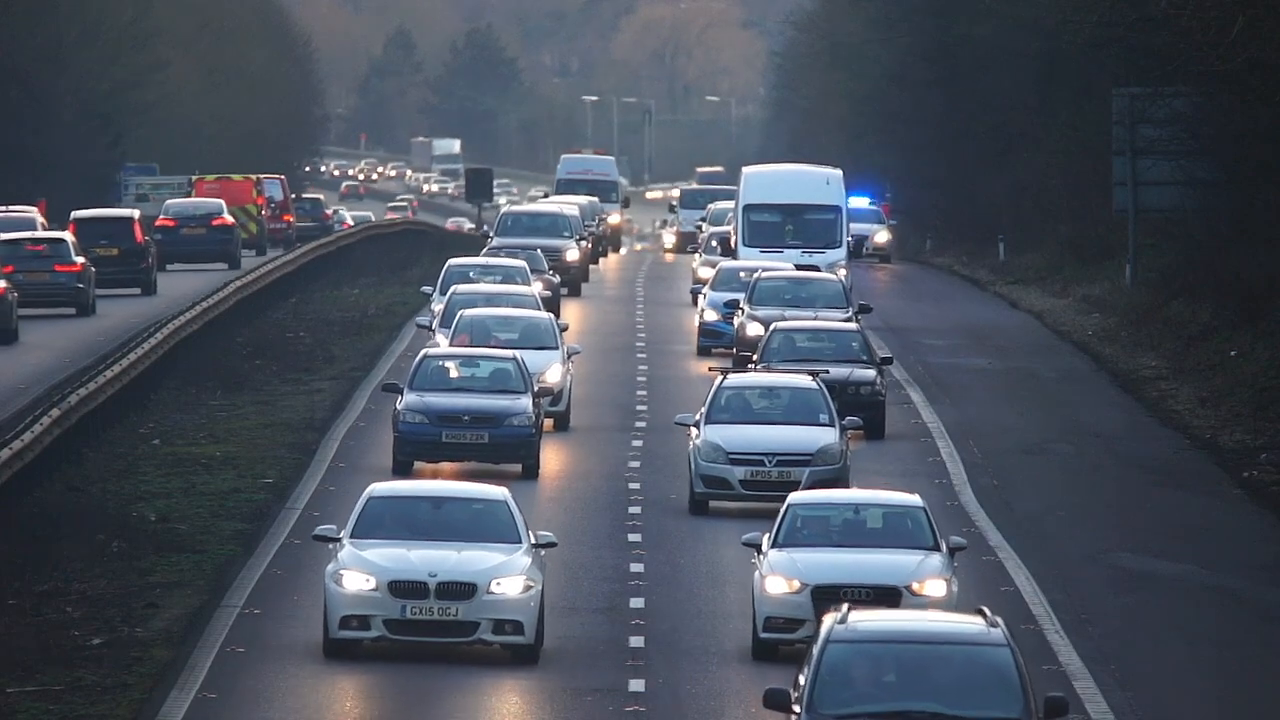
#> input picture frame 13 of data/number_plates.mp4, 1280 x 720 px, given in place of highway.mp4, which was not available
$ jupyter execute tracking.ipynb
#> lines starting #> are read from the running program, lines starting #| are printed output that depends on the picture; after the words box and inside, x2 and y2 are one past the last pixel; in counts of white or black regions, pixels touching at a corner belong together; pictures that were not available may be replaced by others from this repository, and a replacement may not be noted
[cell 1]
import math
import numpy as np
import cv2

[cell 2]
def custom_top_hat_filter(image, kernel_size):
    if len(image.shape) == 3:
        gray_image = cv2.cvtColor(image, cv2.COLOR_BGR2GRAY)
    else:
        gray_image = image

    kernel = np.ones(kernel_size, np.uint8)
    eroded = cv2.erode(gray_image, kernel, iterations=1)
    top_hat = gray_image - eroded

    return top_hat

[cell 3]
def calculate_center(rect):
    x, y, w, h = rect  # Lấy thông số x, y, chiều rộng (w), và chiều cao (h) từ hình chữ nhật

    cx = (x + w) // 2  # Tính tâm theo trục x bằng cách lấy giữa của x và x + w
    cy = (y + h) // 2  # Tính tâm theo trục y bằng cách lấy giữa của y và y + h

    return cx, cy  # Trả về tọa độ tâm (cx, cy) của hình chữ nhật

[cell 4]
def update(objects_rect, center_points, id_count):
    objects_bbs_ids = []  # Danh sách để lưu trữ hình chữ nhật và ID của các đối tượng đã được theo dõi
    new_center_points = {}  # Tạo từ điển mới để lưu trữ tâm của các đối tượng

    # Duyệt qua danh sách các hình chữ nhật đầu vào
    for rect in objects_rect:
        # Tính toán tâm của hình chữ nhật
        cx, cy = calculate_center(rect)

        same_object_detected = False

        # Duyệt qua các đối tượng đã được theo dõi
        for id, pt in center_points.items():
            # Tính khoảng cách Euclidean giữa tâm của hình chữ nhật mới và tâm của đối tượng đã được theo dõi
            dist = math.hypot(cx - pt[0], cy - pt[1])

            # Kiểm tra xem hình chữ nhật có gần với một đối tượng đã được theo dõi hay không
            if dist < 25:
                center_points[id] = (cx, cy)  # Cập nhật tâm của đối tượng đã được theo dõi
                objects_bbs_ids.append([rect[0], rect[1], rect[2], rect[3], id])  # Lưu hình chữ nhật và ID của đối tượng
                same_object_detected = True
                break

        # Nếu hình chữ nhật không gần với bất kỳ đối tượng nào đã được theo dõi, gán một ID mới
        if not same_object_detected:
            center_points[id_count] = (cx, cy)  # Lưu tâm của đối tượng mới
            objects_bbs_ids.append([rect[0], rect[1], rect[2], rect[3], id_count])  # Lưu hình chữ nhật và ID mới
            id_count += 1

    # Loại bỏ các đối tượng không còn được theo dõi khỏi danh sách tâm
    for obj_bb_id in objects_bbs_ids:
        _, _, _, _, object_id = obj_bb_id
        center = center_points[object_id]
        new_center_points[object_id] = center

    # Cập nhật danh sách tâm với các ID không còn được sử dụng
    center_points = new_center_points.copy()

    return objects_bbs_ids, center_points, id_count

[cell 5]
import cv2

# Mở video từ tệp "highway.mp4"
cap = cv2.VideoCapture("highway.mp4")

# Khởi tạo bộ phát hiện đối tượng từ camera ổn định
object_detector = cv2.createBackgroundSubtractorMOG2(history=100, varThreshold=40, detectShadows=False)

# Khởi tạo danh sách để lưu trữ tâm của các đối tượng đã được theo dõi và biến đếm ID
center_points = {}
id_count = 0

# Bắt đầu vòng lặp chạy qua video
while True:
    # Đọc frame từ video
    ret, frame = cap.read()
#> frame is the input picture: shape (720, 1280, 3); mean B, G, R 94.8, 81.9, 74.5
    if not ret:
        break  # Thoát khỏi vòng lặp nếu hết video

    # Lấy kích thước của frame
    height, width, _ = frame.shape
#> height = 720; width = 1280

    # Cắt ra vùng quan tâm (Region of Interest - ROI) chọn vùng để xét
    roi = frame[340: 720, 500: 800]
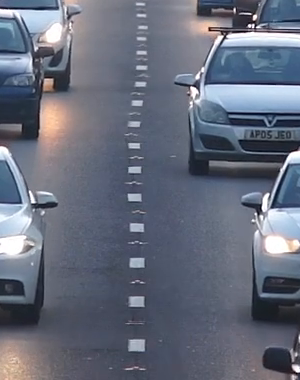
#> roi: shape (380, 300, 3); mean B, G, R 123.2, 107.8, 101.9

    # Bước 1: Phát hiện đối tượng
    mask = object_detector.apply(roi)
#> mask: shape (380, 300); every value is 255
    _, mask = cv2.threshold(mask, 254, 255, cv2.THRESH_BINARY)
    contours, _ = cv2.findContours(mask, cv2.RETR_TREE, cv2.CHAIN_APPROX_SIMPLE)
#> contours = [[[0, 0], [0, 379], [299, 379], [299, 0]]]
    detections = []
    for cnt in contours:
        # Tính diện tích và loại bỏ các thành phần nhỏ
        area = cv2.contourArea(cnt)
        if area > 100:
            x, y, w, h = cv2.boundingRect(cnt)
            detections.append([x, y, w, h])
#> this loop made 1 pass
#> (cnt, area, x, y, w, h) on pass 1: ([[0, 0], [0, 379], [299, 379], [299, 0]], 113321, 0, 0, 300, 380)
#> after the loop, detections = [[0, 0, 300, 380]]

    # Bước 2: Theo dõi đối tượng
    boxes_ids, center_points, id_count = update(detections, center_points, id_count)
#> the loop in update, `for rect in objects_rect:` made 1 pass
#> (x in calculate_center, y in calculate_center, w in calculate_center, h in calculate_center, cx, cy, id_count) on pass 1: (0, 0, 300, 380, 150, 190, 1)
#> after the loop in update, `for rect in objects_rect:`: center_points = {0: (150, 190)}; id_count = 1; objects_bbs_ids = [[0, 0, 300, 380, 0]]
#> the loop in update, `for obj_bb_id in objects_bbs_ids:` made 1 pass
#> (obj_bb_id, object_id, center) on pass 1: ([0, 0, 300, 380, 0], 0, (150, 190))
#> after the loop in update, `for obj_bb_id in objects_bbs_ids:`: new_center_points = {0: (150, 190)}
#> boxes_ids = [[0, 0, 300, 380, 0]]; center_points = {0: (150, 190)}; id_count = 1

    for box_id in boxes_ids:
        x, y, w, h, id = box_id
        cv2.putText(roi, str(id), (x, y - 15), cv2.FONT_HERSHEY_PLAIN, 2, (255, 0, 0), 2)
        cv2.rectangle(roi, (x, y), (x + w, y + h), (0, 255, 0), 3)
#> this loop made 1 pass
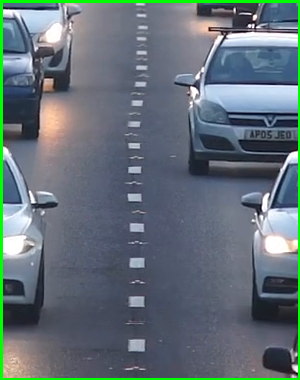
#> roi: shape (380, 300, 3); 2.96% of pixels changed, all inside (x1, y1, x2, y2) = (0, 0, 300, 380)

    # Hiển thị vùng quan tâm (ROI), khung hình (frame) và mặt nạ (mask)
    cv2.imshow("roi", roi)
    cv2.imshow("Frame", frame)
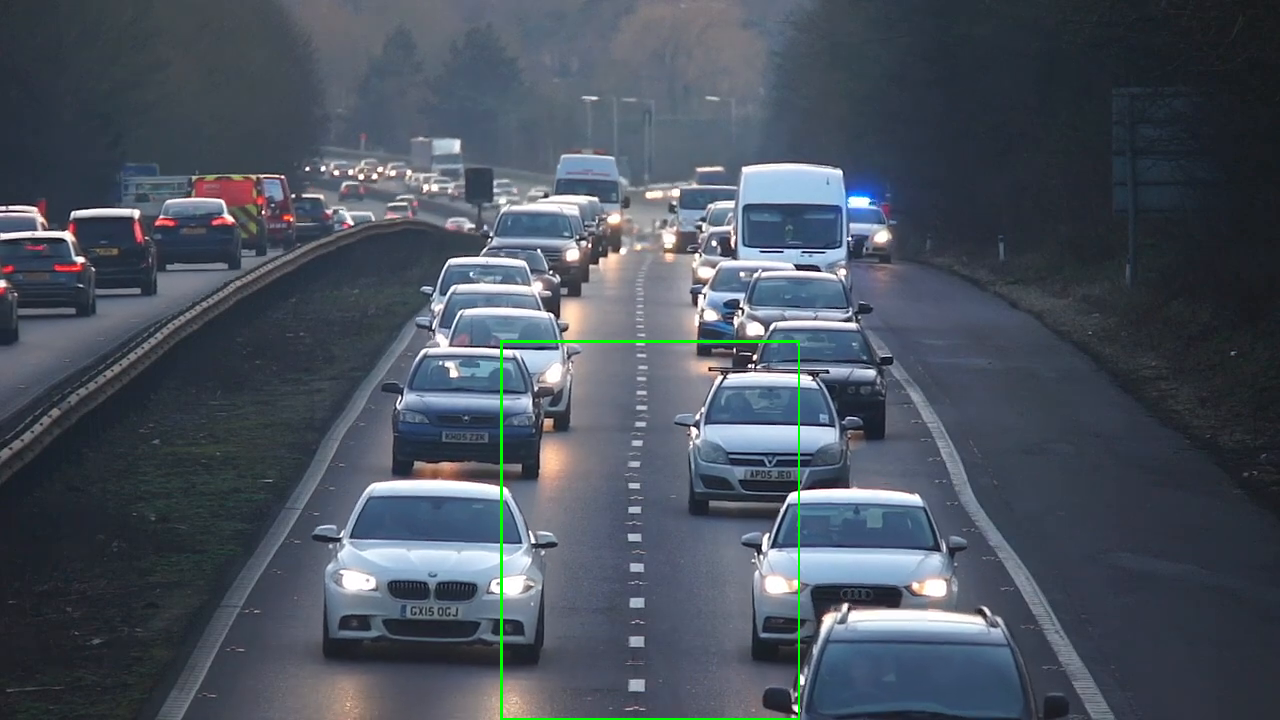
#> window 'Frame': shape (720, 1280, 3); mean B, G, R 94.3, 82.4, 74.1
    cv2.imshow("Mask", mask)

    key = cv2.waitKey(30)
#> (key Esc is pressed here)
    if key == 27:
        break

# Giải phóng tài nguyên và đóng cửa sổ hiển thị
cap.release()
cv2.destroyAllWindows()

[cell 6]
import cv2

# Tạo bộ phân đoạn nền sử dụng thuật toán MOG2
fgbg2 = cv2.createBackgroundSubtractorMOG2()

# Mở video từ tệp tin (thay 'ten_file_video.mp4' bằng đường dẫn đến tệp video của bạn)
cap = cv2.VideoCapture('highway.mp4')

out_path = "D:/study/CV/CK/code/speechcam_detection/code/background_segment_GMMs/images"

frame_number = 0  # Biến đếm số frame

while True:
    ret, frame = cap.read()
    if not ret:
        break

    # Áp dụng mask cho phân đoạn nền
    fgmask2 = fgbg2.apply(frame)
#> fgmask2: shape (720, 1280); every value is 127

    # Lưu frame thành tệp ảnh
    cv2.imwrite(f'{out_path}/frame-{frame_number:04d}.png', frame)
    frame_number += 1

    k = cv2.waitKey(30) & 0xff
#> (key Esc is pressed here)
    if k == 27:
        break

cap.release()

cv2.destroyAllWindows()

$ run again, starting later in the video
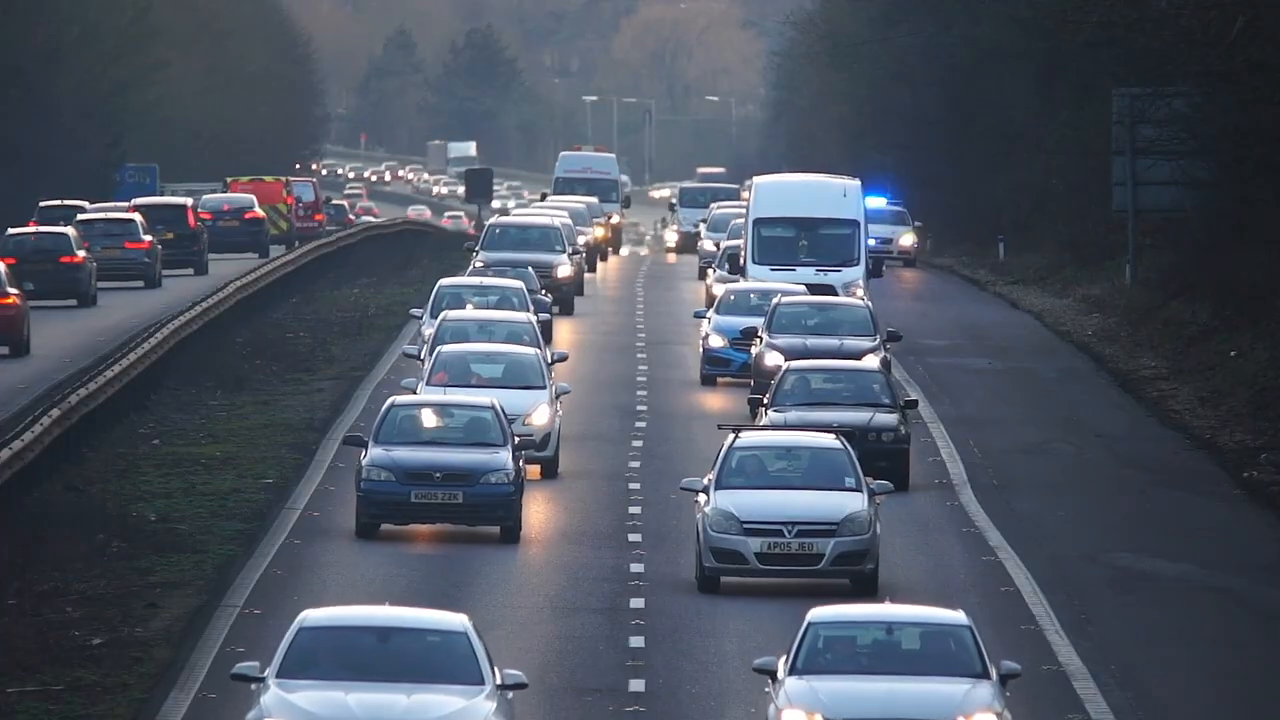
#> input picture frame 61 of data/number_plates.mp4, 1280 x 720 px, given in place of highway.mp4, which was not available
#> frame is the input picture: shape (720, 1280, 3); mean B, G, R 97.9, 84.3, 76.6
#> mask: shape (380, 300); every value is 255
#> contours = [[[0, 0], [0, 379], [299, 379], [299, 0]]]
#> the loop `for cnt in contours:` made 1 pass
#> (cnt, area, x, y, w, h) on pass 1: ([[0, 0], [0, 379], [299, 379], [299, 0]], 113321, 0, 0, 300, 380)
#> after the loop `for cnt in contours:`: detections = [[0, 0, 300, 380]]
#> the loop in update, `for rect in objects_rect:` made 1 pass
#> (x in calculate_center, y in calculate_center, w in calculate_center, h in calculate_center, cx, cy, id_count) on pass 1: (0, 0, 300, 380, 150, 190, 1)
#> after the loop in update, `for rect in objects_rect:`: center_points = {0: (150, 190)}; id_count = 1; objects_bbs_ids = [[0, 0, 300, 380, 0]]
#> the loop in update, `for obj_bb_id in objects_bbs_ids:` made 1 pass
#> (obj_bb_id, object_id, center) on pass 1: ([0, 0, 300, 380, 0], 0, (150, 190))
#> after the loop in update, `for obj_bb_id in objects_bbs_ids:`: new_center_points = {0: (150, 190)}
#> `boxes_ids, center_points, id_count = update(detections, center_points,..`: boxes_ids = [[0, 0, 300, 380, 0]]; center_points = {0: (150, 190)}; id_count = 1
#> the loop `for box_id in boxes_ids:` made 1 pass
#> after the loop `for box_id in boxes_ids:`:
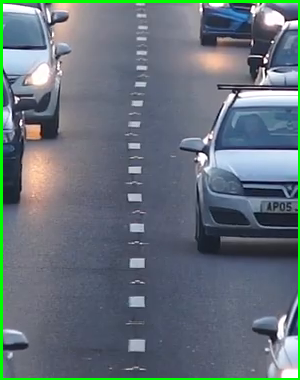
#> roi: shape (380, 300, 3); mean B, G, R 121.6, 113.8, 101.2
#> `cv2.imshow("Frame", frame)`:
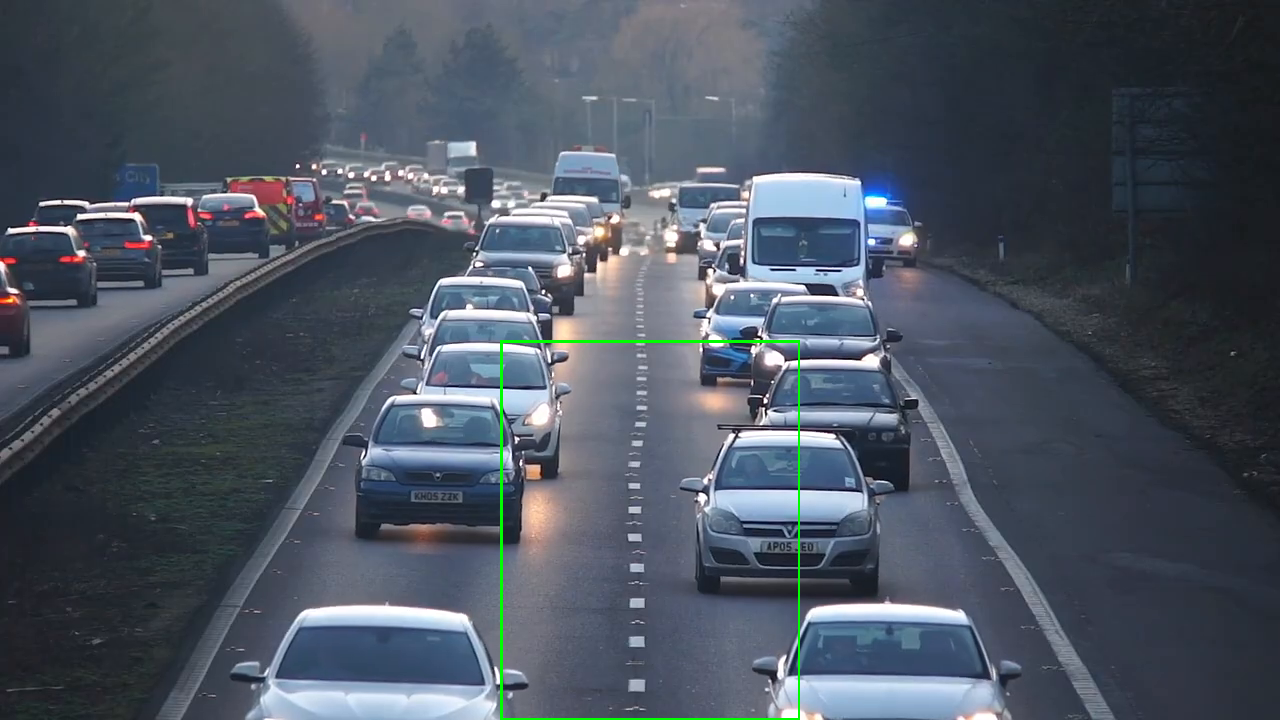
#> window 'Frame': shape (720, 1280, 3); mean B, G, R 97.4, 84.8, 76.1
#> fgmask2: shape (720, 1280); every value is 127

$ run again, starting later in the video
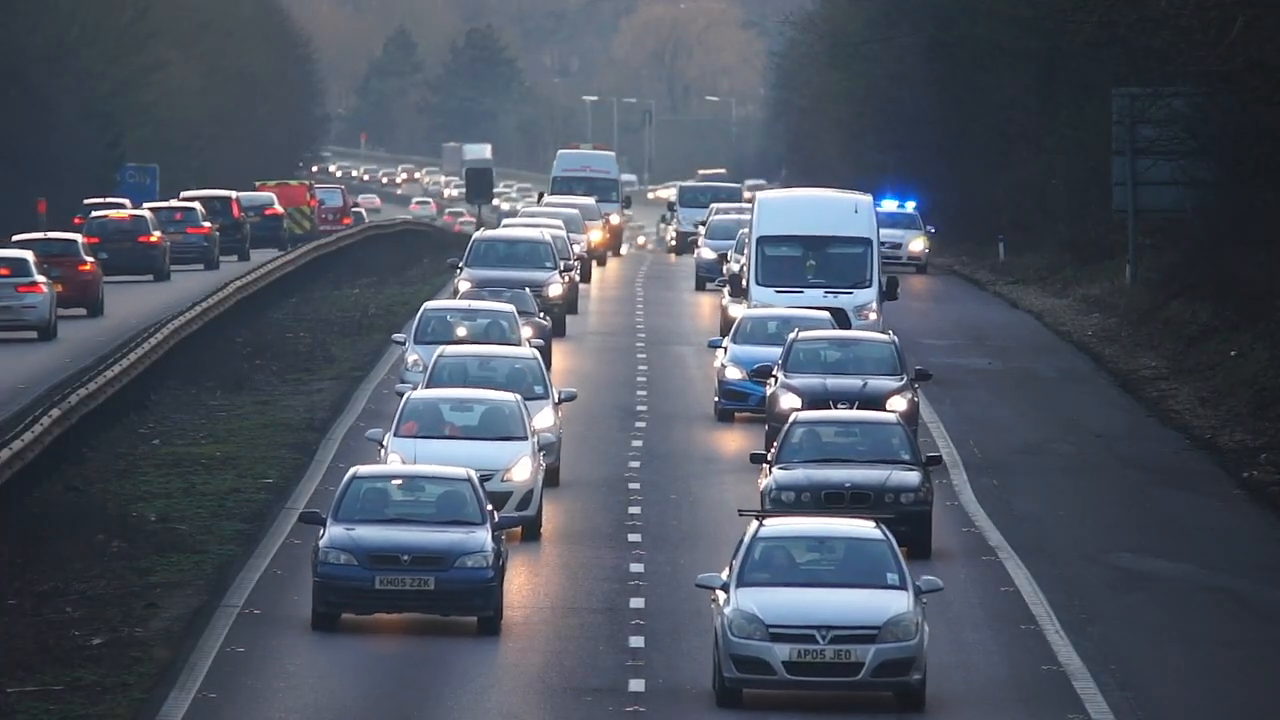
#> input picture frame 109 of data/number_plates.mp4, 1280 x 720 px, given in place of highway.mp4, which was not available
#> frame is the input picture: shape (720, 1280, 3); mean B, G, R 97.1, 84.1, 76.8
#> mask: shape (380, 300); every value is 255
#> contours = [[[0, 0], [0, 379], [299, 379], [299, 0]]]
#> the loop `for cnt in contours:` made 1 pass
#> (cnt, area, x, y, w, h) on pass 1: ([[0, 0], [0, 379], [299, 379], [299, 0]], 113321, 0, 0, 300, 380)
#> after the loop `for cnt in contours:`: detections = [[0, 0, 300, 380]]
#> the loop in update, `for rect in objects_rect:` made 1 pass
#> (x in calculate_center, y in calculate_center, w in calculate_center, h in calculate_center, cx, cy, id_count) on pass 1: (0, 0, 300, 380, 150, 190, 1)
#> after the loop in update, `for rect in objects_rect:`: center_points = {0: (150, 190)}; id_count = 1; objects_bbs_ids = [[0, 0, 300, 380, 0]]
#> the loop in update, `for obj_bb_id in objects_bbs_ids:` made 1 pass
#> (obj_bb_id, object_id, center) on pass 1: ([0, 0, 300, 380, 0], 0, (150, 190))
#> after the loop in update, `for obj_bb_id in objects_bbs_ids:`: new_center_points = {0: (150, 190)}
#> `boxes_ids, center_points, id_count = update(detections, center_points,..`: boxes_ids = [[0, 0, 300, 380, 0]]; center_points = {0: (150, 190)}; id_count = 1
#> the loop `for box_id in boxes_ids:` made 1 pass
#> after the loop `for box_id in boxes_ids:`:
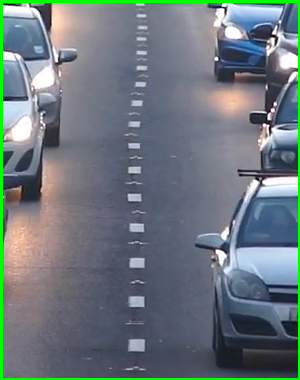
#> roi: shape (380, 300, 3); mean B, G, R 125.2, 119.1, 108.3
#> `cv2.imshow("Frame", frame)`:
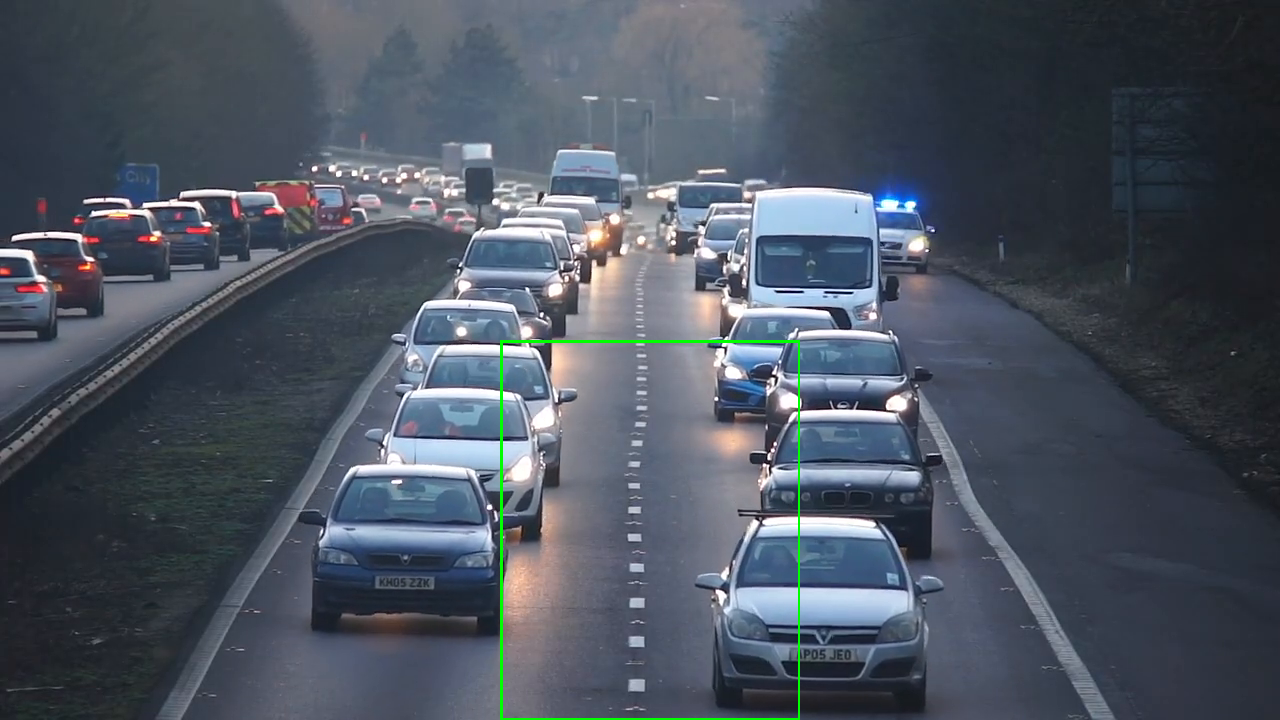
#> window 'Frame': shape (720, 1280, 3); mean B, G, R 96.7, 84.6, 76.5
#> fgmask2: shape (720, 1280); every value is 127
